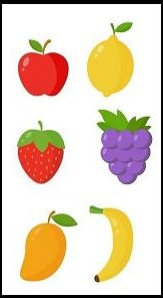
#> input picture 13.png, 163 x 298 px
$ python 'Object Detecion.py'
#> lines starting #> are read from the running program, lines starting #| are printed output that depends on the picture; after the words box and inside, x2 and y2 are one past the last pixel; in counts of white or black regions, pixels touching at a corner belong together
#> further down, image is the input picture: shape (298, 163, 3); mean B, G, R 189.7, 209.3, 226.3
#Importing Libraries
import cv2
import numpy as np
#Object Detection
def detect_objects(image):
    # Converting the image to HSV color space
    hsv_image = cv2.cvtColor(image, cv2.COLOR_BGR2HSV)
#> hsv_image: shape (298, 163, 3); mean H, S, V 32.4, 53.6, 230.3

    #Color bound for yellow colour
    lower_bound = np.array([20,60,80])
    upper_bound = np.array([30, 255, 255])


    msk = cv2.inRange(hsv_image, lower_bound, upper_bound)
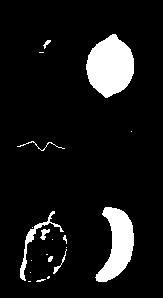
#> msk: shape (298, 163); 9.1% white; 20 white regions (12 under 20 px), largest, box (x1, y1, x2, y2) and area: (86, 34, 134, 98) 2187, (95, 207, 134, 282) 1593, (20, 211, 64, 281) 357
    # Applying the masks to the original image
    obj1 = cv2.bitwise_and(image, image, mask=msk)
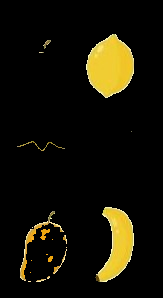
#> obj1: shape (298, 163, 3); mean B, G, R 6.3, 18.3, 21.2
    obj2 = cv2.bitwise_and(image, image, mask=msk)

    # Combine the results
    output = cv2.add(obj1, obj2)
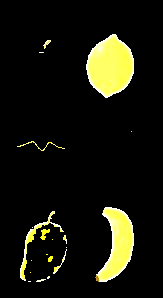
#> output: shape (298, 163, 3); mean B, G, R 11.8, 23.2, 23.2

    return output

# Loading the image
image = cv2.imread('13.png')

# Detection of yellow objects in the image
result = detect_objects(image)

# Display the extracted output
cv2.imshow('Origanl Image', image)
cv2.imshow('Extracted Output', result)
cv2.waitKey(0)
cv2.destroyAllWindows()
